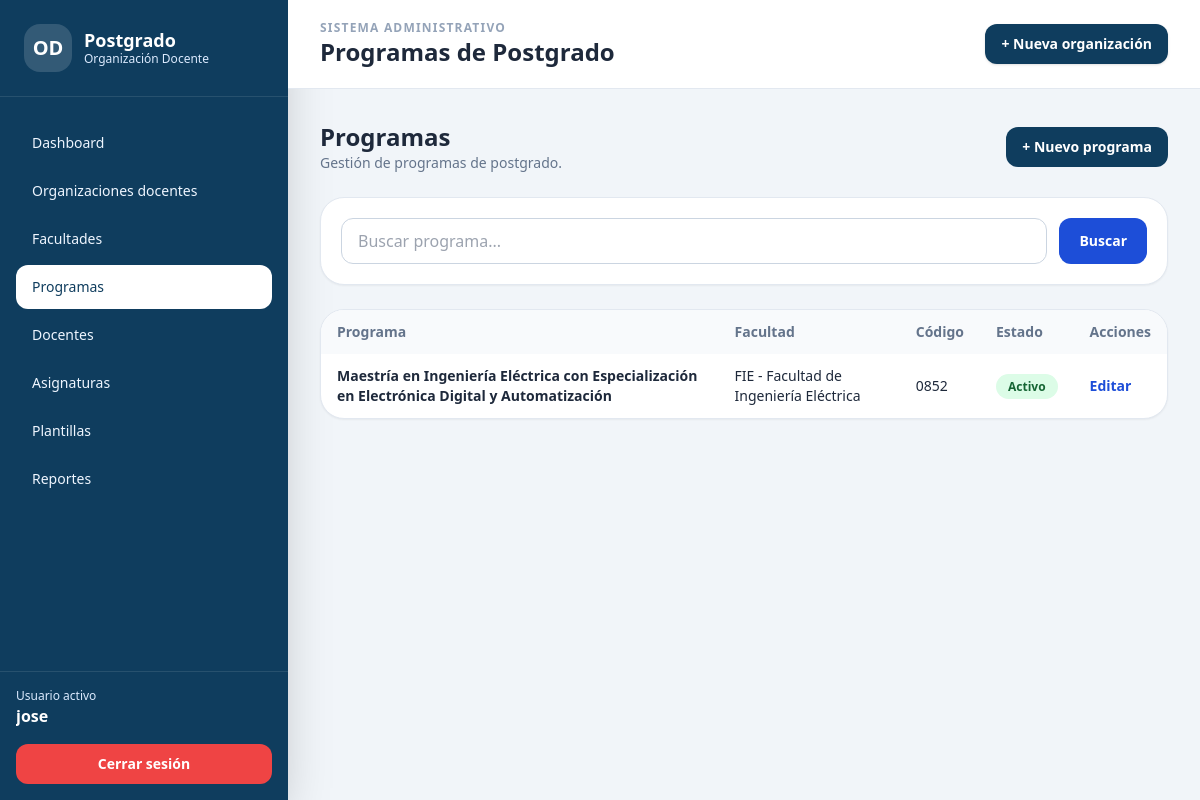
Page /programas/ (signed in) on the earlier database version.
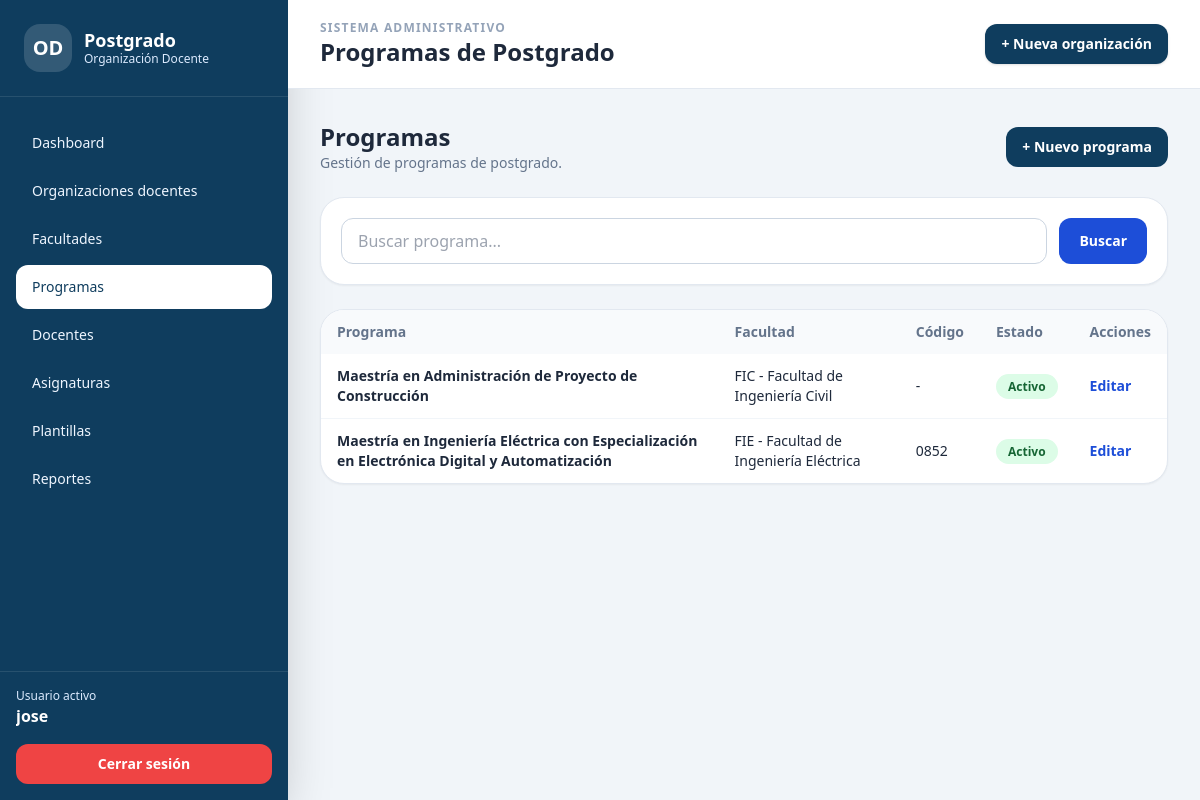
Same page on the later database version.
### organizacion_docente/models.py (models this page shows, shortened)
class ModeloBase(models.Model):
    creado_en = models.DateTimeField(auto_now_add=True)
    actualizado_en = models.DateTimeField(auto_now=True)
    class Meta:
        abstract = True

class ProgramaPostgrado(ModeloBase):
    facultad = models.ForeignKey(
        Facultad,
        on_delete=models.PROTECT,
        related_name="programas",
        verbose_name="Facultad"
    )
    nombre = models.CharField(
        max_length=255,
        verbose_name="Nombre del programa"
    )
    codigo = models.CharField(
        max_length=50,
        blank=True,
        null=True,
        verbose_name="Código del programa"
    )
    activo = models.BooleanField(
        default=True,
        verbose_name="Activo"
    )
    class Meta:
        verbose_name = "Programa de Postgrado"
        verbose_name_plural = "Programas de Postgrado"
        ordering = ["facultad__nombre", "nombre"]
        constraints = [
            models.UniqueConstraint(
                fields=["facultad", "nombre"],
                name="programa_unico_por_facultad"
            )
        ]

class Facultad(ModeloBase):
    nombre = models.CharField(
        max_length=150,
        unique=True,
        verbose_name="Nombre de la facultad"
    )
    siglas = models.CharField(
        max_length=20,
        blank=True,
        null=True,
        verbose_name="Siglas"
    )
    activo = models.BooleanField(
        default=True,
        verbose_name="Activo"
    )
    class Meta:
        verbose_name = "Facultad"
        verbose_name_plural = "Facultades"
        ordering = ["nombre"]
    def __str__(self):
        if self.siglas:
            return f"{self.siglas} - {self.nombre}"
        return self.nombre

### organizacion_docente/views.py (the view, shortened to what this page needs)
@login_required
def programa_listado(request):
    programas = ProgramaPostgrado.objects.select_related(
        "facultad"
    ).order_by("facultad__nombre", "nombre")
    q = request.GET.get("q")
    page_obj = paginar_queryset(request, programas, cantidad=15)
    context = {
        "titulo": "Programas de Postgrado",
        "programas": page_obj,
        "page_obj": page_obj,
        "q": q,
    }
    return render(
        request,
        "organizacion_docente/programa_list.html",
        context
    )

### organizacion_docente/views.py (called while the page is built)
def paginar_queryset(request, queryset, cantidad=15):
    paginator = Paginator(queryset, cantidad)
    numero_pagina = request.GET.get("page")
    return paginator.get_page(numero_pagina)

### templates/organizacion_docente/programa_list.html (shortened to what this page needs)
{% extends "base.html" %}
{% block header %}Programas de Postgrado{% endblock %}
{% block content %}
<div class="flex items-center justify-between mb-6">
    <div>
        <h3 class="text-2xl font-black text-slate-800">Programas</h3>
        <p class="text-sm text-slate-500">Gestión de programas de postgrado.</p>
    </div>
    <a href="{% url 'programa_crear' %}" class="rounded-xl bg-[#0f3d5e] px-4 py-2.5 text-sm font-bold text-white hover:bg-[#115b83]">
        + Nuevo programa
    </a>
</div>
<div class="bg-white rounded-3xl border border-slate-200 shadow-sm p-5 mb-6">
    <form method="get" class="flex gap-3">
        <input type="text" name="q" value="{{ q|default:'' }}" placeholder="Buscar programa..."
               class="w-full rounded-xl border border-slate-300 px-4 py-2.5 focus:ring-2 focus:ring-blue-200">
        <button class="rounded-xl bg-blue-700 px-5 py-2.5 text-sm font-bold text-white">Buscar</button>
    </form>
</div>
<div class="bg-white rounded-3xl border border-slate-200 shadow-sm overflow-hidden">
    <table class="min-w-full text-sm">
        <thead class="bg-slate-50 text-left text-slate-500">
            <tr>
                <th class="px-4 py-3">Programa</th>
                <th class="px-4 py-3">Facultad</th>
                <th class="px-4 py-3">Código</th>
                <th class="px-4 py-3">Estado</th>
                <th class="px-4 py-3">Acciones</th>
            </tr>
        </thead>
        <tbody class="divide-y divide-slate-100">
            {% for item in programas %}
                <tr>
                    <td class="px-4 py-3 font-bold">{{ item.nombre }}</td>
                    <td class="px-4 py-3">{{ item.facultad }}</td>
                    <td class="px-4 py-3">{{ item.codigo|default:"-" }}</td>
                    <td class="px-4 py-3">
                        {% if item.activo %}
                            <span class="rounded-full bg-green-100 text-green-800 px-3 py-1 text-xs font-bold">Activo</span>
                        {% else %}
                            <span class="rounded-full bg-red-100 text-red-800 px-3 py-1 text-xs font-bold">Inactivo</span>
                        {% endif %}
                    </td>
                    <td class="px-4 py-3">
                        <a href="{% url 'programa_editar' item.pk %}" class="font-bold text-blue-700 hover:underline">Editar</a>
                    </td>
                </tr>
            {% empty %}
                <tr>
                    <td colspan="5" class="px-4 py-8 text-center text-slate-500">No hay programas registrados.</td>
                </tr>
            {% endfor %}
        </tbody>
    </table>
</div>
{% endblock %}

Differences in the rows shown:
added ProgramaPostgrado: nombre "Maestría en Administración de Proyecto de Construcción", facultad "FIC - Facultad de Ingeniería Civil", codigo "-", activo "Activo"
